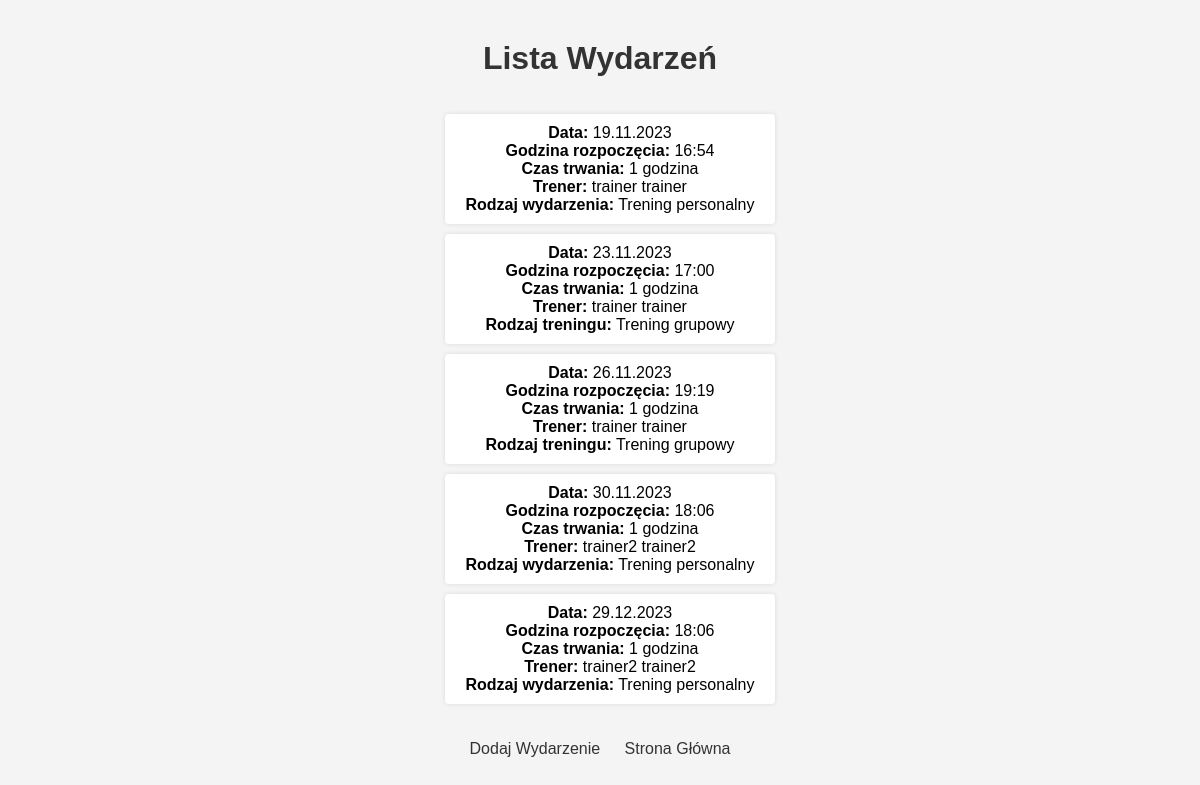
The app's page /events/list/, older data.
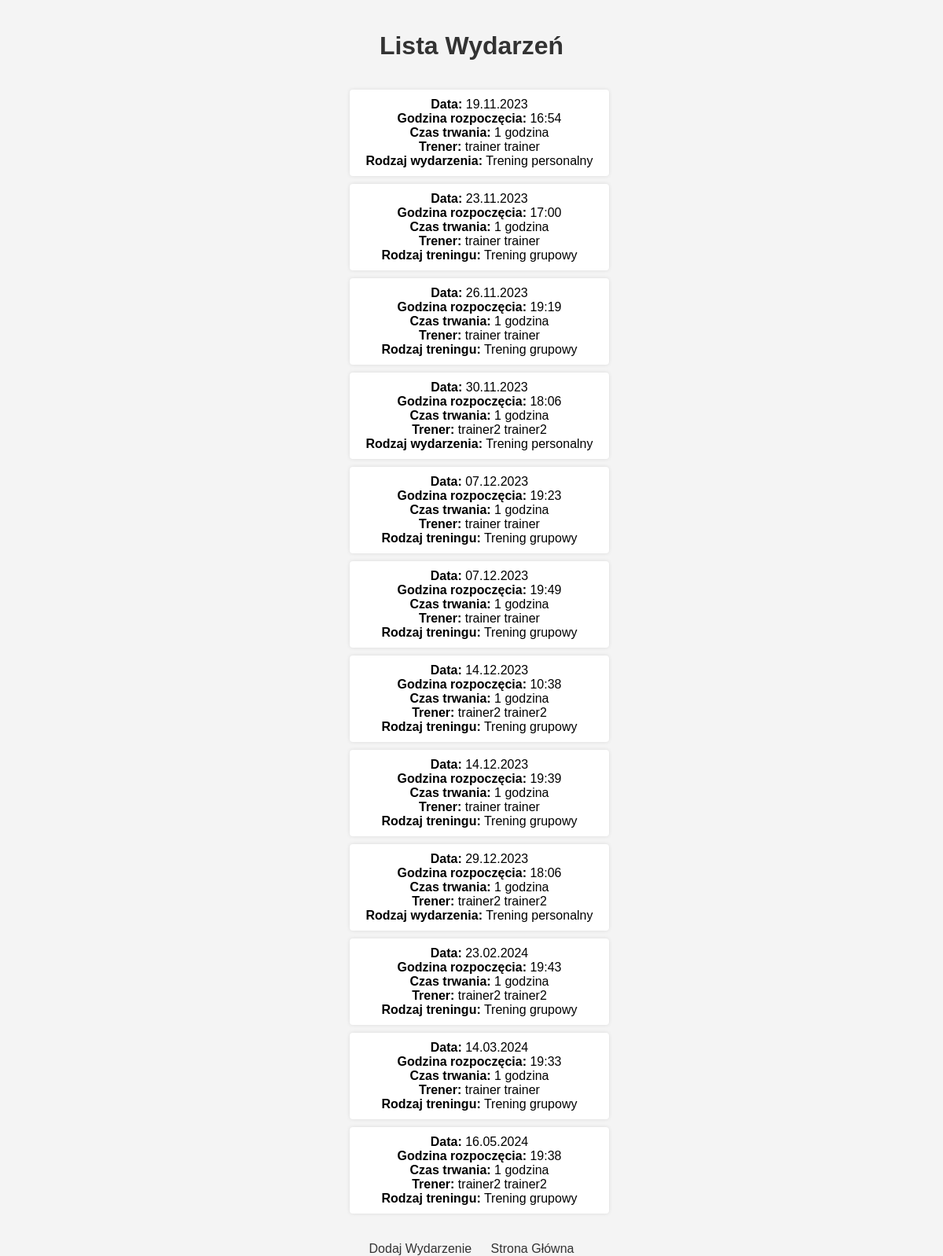
The same page, newer data.
### silownia_app/models.py (models this page shows, shortened)
class Event(models.Model):
    date = models.DateTimeField()
    trainer = models.ForeignKey(Client, on_delete=models.SET_NULL, null=True, blank=True, related_name='trainer_events')
    EVENT_TYPE_CHOICES = [
        ('group', 'Trening grupowy'),
        ('personal', 'Trening personalny'),
    ]
    event_type = models.CharField(max_length=20, choices=EVENT_TYPE_CHOICES)
    max_clients = models.PositiveIntegerField(default=1)
    clients_list = models.ManyToManyField('Client', blank=True, related_name='client_events')

class Client(AbstractBaseUser):
    login = models.CharField(_('login'), max_length=100, unique=True)
    first_name = models.CharField(_('imię'), max_length=100)
    last_name = models.CharField(_('nazwisko'), max_length=100)
    date_of_birth = models.DateField(_('data urodzenia'), null=True, blank=True)
    is_active = models.BooleanField(default=True)
    is_admin = models.BooleanField(default=False)
    is_employee = models.BooleanField(default=False)
    is_trainer = models.BooleanField(default=False)
    objects = ClientManager()
    USERNAME_FIELD = 'login'
    REQUIRED_FIELDS = []

### silownia_app/views.py (the view)
# urls.py: path('events/list/', list_events, name='list_events'),
def list_events(request):
    events = Event.objects.all().order_by('date')  # Sort events by date
    context = {'events': events}
    return render(request, 'events/list.html', context)

### silownia_app/templates/events/list.html (shortened to what this page needs)
{% load static %}
{% load custom_filters %}
<!DOCTYPE html>
<html>
<head>
    <link rel="stylesheet" type="text/css" href="{% static 'css_files/list2.css' %}">
</head>
<body>
    <h1>Lista Wydarzeń</h1>
    <main>
        <ul>
            {% for event in events %}
                <li>
                    <strong>Data:</strong> {{ event.date|date:"d.m.Y" }}<br>
                    <strong>Godzina rozpoczęcia:</strong> {{ event.date|time:"H:i" }}<br>
                    <strong>Czas trwania:</strong> 1 godzina<br>
                    <strong>Trener:</strong> {{ event.trainer.first_name }} {{ event.trainer.last_name }}<br>
                    {% if event.event_type == 'group' %}
                        <strong>Rodzaj treningu:</strong> Trening grupowy<br>
                    {% else %}
                        <strong>Rodzaj wydarzenia:</strong> {{ event.get_event_type_display }}<br>
                    {% endif %}
                </li>
            {% endfor %}
        </ul>
    </main>
    <nav>
        <a href="{% url 'add_event' %}">Dodaj Wydarzenie</a>
        <a href="{% url 'index' %}">Strona Główna</a>
    </nav>
</body>
</html>

### silownia_app/static/css_files/list2.css (style rules this page uses)
body { font-family: Arial, sans-serif; background-color: #f4f4f4; margin: 0; padding: 0; display: flex; flex-direction: column; align-items: center; min-height: 100vh; }
h1 { color: #333; margin-top: 40px; }
ul { list-style-type: none; padding: 0; }
li { background-color: white; margin-top: 10px; padding: 10px; border-radius: 4px; box-shadow: 0 0 5px rgba(0, 0, 0, 0.1); max-width: 400px; width: 100%; text-align: center; }
a { display: inline-block; margin-top: 20px; text-decoration: none; color: #333; }
nav { margin-top: 20px; text-align: center; }
nav a { display: inline-block; margin: 0 10px; text-decoration: none; color: #333; }

Row changes from the older to the newer data that the page shows:
added Event: date "07.12.2023", date "19:23", trainer.first_name "trainer", trainer.last_name "trainer", shows "Rodzaj treningu:", event_type "Trening grupowy"
added Event: date "07.12.2023", date "19:49", trainer.first_name "trainer", trainer.last_name "trainer", shows "Rodzaj treningu:", event_type "Trening grupowy"
added Event: date "14.12.2023", date "10:38", trainer.first_name "trainer2", trainer.last_name "trainer2", shows "Rodzaj treningu:", event_type "Trening grupowy"
added Event: date "14.12.2023", date "19:39", trainer.first_name "trainer", trainer.last_name "trainer", shows "Rodzaj treningu:", event_type "Trening grupowy"
added Event: date "23.02.2024", date "19:43", trainer.first_name "trainer2", trainer.last_name "trainer2", shows "Rodzaj treningu:", event_type "Trening grupowy"
added Event: date "14.03.2024", date "19:33", trainer.first_name "trainer", trainer.last_name "trainer", shows "Rodzaj treningu:", event_type "Trening grupowy"
added Event: date "16.05.2024", date "19:38", trainer.first_name "trainer2", trainer.last_name "trainer2", shows "Rodzaj treningu:", event_type "Trening grupowy"
